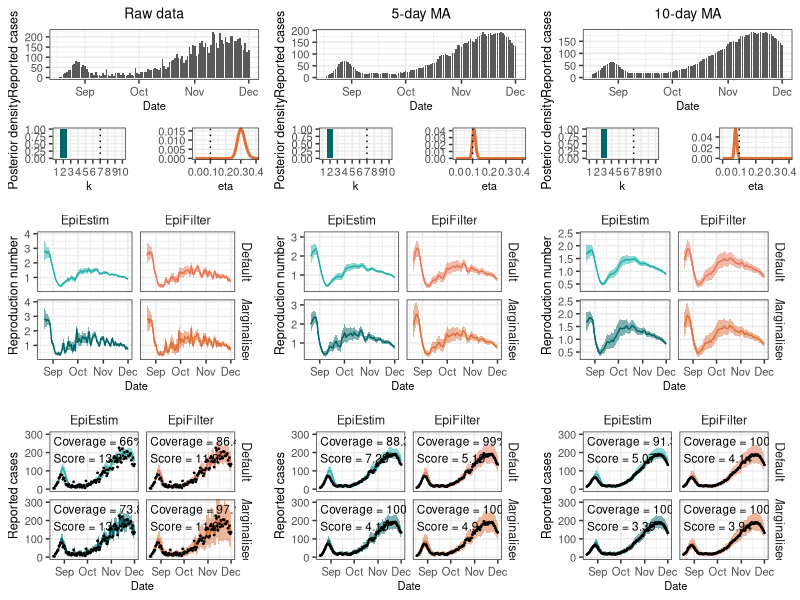

Reproduce this figure in R. (Note: this script raises an error after producing the figure.)

rm(list=ls())

library(tidyverse)
library(cowplot)

custom_theme <- theme_bw() +
  theme(
    axis.title.y = element_text(size=9),
    axis.title.x = element_text(size=8),
    axis.text = element_text(size=8),
    strip.background = element_blank(),
    strip.text = element_text(size=9),
    plot.title = element_text(hjust = 0.5, size=10)#,
    # panel.grid = element_blank()
  )

windin=3
xlims = c(0, 0.4)

# Load the data
df = read.csv("paper/outputs/s5anzmovingaverage.csv")
df_eepost = read.csv("paper/outputs/s5anzmovingaverage_epiestimposteriors.csv")
df_efpost = read.csv("paper/outputs/s5anzmovingaverage_epifilterposteriors.csv")

# Clean the data
df$fit = ifelse(grepl("Conditional", df$fit), "Default", df$fit)
df = df %>%
  mutate(NameForColors=paste0(model, fit),
         date = as.Date("2021-08-18") - 1 + t) %>%
  filter(date <= as.Date("2021-12-01")) %>%
  mutate(fit2 = factor(fit, levels=c("Marginalised", "Default")),
         fit=factor(fit, levels=c("Default", "Marginalised")))

# Append colors
colors <- c(EpiEstimMarginalised="#006666", EpiEstimDefault="#20B2AA",
            EpiFilterMarginalised="#DE7139", EpiFilterDefault="#E5785A")

# Calculate coverage statistics
df_coverage = df %>%
  filter(t>windin) %>%
  group_by(movingaverage, model, fit) %>%
  summarise(Rt_coverage = 100*round(mean((TrueRt <= upper) & (TrueRt >= lower)), digits=3),
            Ct_coverage = 100*round(mean((Cases <= upper_cases) & (Cases >= lower_cases)), digits=3),
            score = signif(mean(crps), 3))





# Plot results from raw data
plt_data_raw = ggplot(df %>% filter(movingaverage=="Raw", model=="EpiEstim", fit=="Marginalised")) +
  geom_col(aes(x=date, y=Cases), width = 0.8) +
  custom_theme +
  xlab("Date") + ylab("Reported cases") +
  ggtitle("Raw data")

plt_post_raw = ggplot(df %>% filter(movingaverage=="Raw")) +
  geom_ribbon(aes(x=date, ymin=lower, ymax=upper, fill=NameForColors), data=.%>%filter(t>windin), alpha=0.5) +
  geom_line(aes(x=date, y=mean, color=NameForColors), data=.%>%filter(t>windin)) +
  geom_line(aes(x=date, y=TrueRt), color="black", lwd=0.3) +
  facet_grid(fit~model) +
  ylab("Reproduction number") + xlab("Date") +
  custom_theme +
  scale_fill_manual(values=colors) +
  scale_color_manual(values=colors) +
  theme(legend.position="none")

plt_predpost_raw = ggplot(df %>% filter(movingaverage=="Raw")) +
  geom_ribbon(aes(x=date, ymin=lower_cases, ymax=upper_cases, fill=NameForColors), data=.%>%filter(t>windin), alpha=0.5) +
  geom_line(aes(x=date, y=mean_cases, color=NameForColors), data=.%>%filter(t>windin)) +
  geom_point(aes(x=date, y=Cases), color="black", size=0.3) +
  geom_text(data = df_coverage %>% filter(movingaverage == "Raw"),
            aes(x = min(df$date), y = Inf, label = paste0("Coverage = ", Ct_coverage, "%\nScore = ", score)),
            hjust = 0, vjust = 1.2, size = 3, color = "black") +
  facet_grid(fit~model) +
  coord_cartesian(ylim=c(0,300)) +
  ylab("Reported cases") + xlab("Date") +
  custom_theme +
  scale_fill_manual(values=colors) +
  scale_color_manual(values=colors) +
  theme(legend.position="none")

plt_param_rw_ef = ggplot(df_efpost %>% filter(movingaverage=="Raw")) +
  geom_line(aes(x=eta, y=p), color="#DE7139", lwd=1) +
  geom_vline(xintercept=0.1, color="black", linetype="dotted") +
  custom_theme +
  coord_cartesian(xlim=xlims) +
  xlab("eta") + ylab("")

plt_param_rw_ee = ggplot(df_eepost %>% filter(movingaverage=="Raw")) +
  geom_col(aes(x=k, y=p), fill="#006666") +
  custom_theme +
  xlab("k") + ylab("Posterior density") +
  scale_x_continuous(breaks=seq(1,10), labels=seq(1,10), limits=c(1,10), minor_breaks=NULL) +
  geom_vline(xintercept=7, color="black", linetype="dotted")

plt_param_raw = plot_grid(plt_param_rw_ee, plt_param_rw_ef, ncol=2)

plt_raw = plot_grid(plt_data_raw, plt_param_raw, plt_post_raw, plt_predpost_raw, ncol=1 , rel_heights=c(0.6, 0.4, 1, 1))


# Plot results from 5-day ma
plt_data_5 = ggplot(df %>% filter(movingaverage=="5-day", model=="EpiEstim", fit=="Marginalised")) +
  geom_col(aes(x=date, y=Cases), width = 0.8) +
  custom_theme +
  xlab("Date") + ylab("Reported cases") +
  ggtitle("5-day MA")

plt_post_5 = ggplot(df %>% filter(movingaverage=="5-day")) +
  geom_ribbon(aes(x=date, ymin=lower, ymax=upper, fill=NameForColors), data=.%>%filter(t>windin), alpha=0.5) +
  geom_line(aes(x=date, y=mean, color=NameForColors), data=.%>%filter(t>windin)) +
  geom_line(aes(x=date, y=TrueRt), color="black", lwd=0.3) +
  facet_grid(fit~model) +
  ylab("Reproduction number") + xlab("Date") +
  custom_theme +
  scale_fill_manual(values=colors) +
  scale_color_manual(values=colors) +
  theme(legend.position="none")

plt_predpost_5 = ggplot(df %>% filter(movingaverage=="5-day")) +
  geom_ribbon(aes(x=date, ymin=lower_cases, ymax=upper_cases, fill=NameForColors), data=.%>%filter(t>windin), alpha=0.5) +
  geom_line(aes(x=date, y=mean_cases, color=NameForColors), data=.%>%filter(t>windin)) +
  geom_point(aes(x=date, y=Cases), color="black", size=0.3) +
  geom_text(data = df_coverage %>% filter(movingaverage == "5-day"),
            aes(x = min(df$date), y = Inf, label = paste0("Coverage = ", Ct_coverage, "%\nScore = ", score)),
            hjust = 0, vjust = 1.2, size = 3, color = "black") +
  facet_grid(fit~model) +
  coord_cartesian(ylim=c(0,300)) +
  ylab("Reported cases") + xlab("Date") +
  custom_theme +
  scale_fill_manual(values=colors) +
  scale_color_manual(values=colors) +
  theme(legend.position="none")

plt_param_5_ef = ggplot(df_efpost %>% filter(movingaverage=="5-day")) +
  geom_line(aes(x=eta, y=p), color="#DE7139", lwd=1) +
  geom_vline(xintercept=0.1, color="black", linetype="dotted") +
  custom_theme +
  coord_cartesian(xlim=xlims) +
  xlab("eta") + ylab("")

plt_param_5_ee = ggplot(df_eepost %>% filter(movingaverage=="5-day")) +
  geom_col(aes(x=k, y=p), fill="#006666") +
  custom_theme +
  xlab("k") + ylab("Posterior density") +
  scale_x_continuous(breaks=seq(1,10), labels=seq(1,10), limits=c(1,10), minor_breaks=NULL) +
  geom_vline(xintercept=7, color="black", linetype="dotted")

plt_param_5 = plot_grid(plt_param_5_ee, plt_param_5_ef, ncol=2)

plt_5 = plot_grid(plt_data_5, plt_param_5, plt_post_5, plt_predpost_5, ncol=1 , rel_heights=c(0.6, 0.4, 1, 1))



# Plot results from 10-day ma
plt_data_10 = ggplot(df %>% filter(movingaverage=="10-day", model=="EpiEstim", fit=="Marginalised")) +
  geom_col(aes(x=date, y=Cases), width = 0.8) +
  custom_theme +
  xlab("Date") + ylab("Reported cases") +
  ggtitle("10-day MA")

plt_post_10 = ggplot(df %>% filter(movingaverage=="10-day")) +
  geom_ribbon(aes(x=date, ymin=lower, ymax=upper, fill=NameForColors), data=.%>%filter(t>windin), alpha=0.5) +
  geom_line(aes(x=date, y=mean, color=NameForColors), data=.%>%filter(t>windin)) +
  geom_line(aes(x=date, y=TrueRt), color="black", lwd=0.3) +
  facet_grid(fit~model) +
  ylab("Reproduction number") + xlab("Date") +
  custom_theme +
  scale_fill_manual(values=colors) +
  scale_color_manual(values=colors) +
  theme(legend.position="none")

plt_predpost_10 = ggplot(df %>% filter(movingaverage=="10-day")) +
  geom_ribbon(aes(x=date, ymin=lower_cases, ymax=upper_cases, fill=NameForColors), data=.%>%filter(t>windin), alpha=0.5) +
  geom_line(aes(x=date, y=mean_cases, color=NameForColors), data=.%>%filter(t>windin)) +
  geom_point(aes(x=date, y=Cases), color="black", size=0.3) +
  geom_text(data = df_coverage %>% filter(movingaverage == "10-day"),
            aes(x = min(df$date), y = Inf, label = paste0("Coverage = ", Ct_coverage, "%\nScore = ", score)),
            hjust = 0, vjust = 1.2, size = 3, color = "black") +
  facet_grid(fit~model) +
  coord_cartesian(ylim=c(0,300)) +
  ylab("Reported cases") + xlab("Date") +
  custom_theme +
  scale_fill_manual(values=colors) +
  scale_color_manual(values=colors) +
  theme(legend.position="none")

plt_param_10_ef = ggplot(df_efpost %>% filter(movingaverage=="10-day")) +
  geom_line(aes(x=eta, y=p), color="#DE7139", lwd=1) +
  geom_vline(xintercept=0.1, color="black", linetype="dotted") +
  custom_theme +
  coord_cartesian(xlim=xlims) +
  xlab("eta") + ylab("")

plt_param_10_ee = ggplot(df_eepost %>% filter(movingaverage=="10-day")) +
  geom_col(aes(x=k, y=p), fill="#006666") +
  custom_theme +
  xlab("k") + ylab("Posterior density") +
  scale_x_continuous(breaks=seq(1,10), labels=seq(1,10), limits=c(1,10), minor_breaks=NULL) +
  geom_vline(xintercept=7, color="black", linetype="dotted")

plt_param_10 = plot_grid(plt_param_10_ee, plt_param_10_ef, ncol=2)

plt_10 = plot_grid(plt_data_10, plt_param_10, plt_post_10, plt_predpost_10, ncol=1 , rel_heights=c(0.6, 0.4, 1, 1))



plt = plot_grid(plt_raw, plt_5, plt_10, ncol=3) 
plt
ggsave(paste0("paper/figures/s5a_nzma.png"), plt, dpi=300, width=25, height=21, units="cm")
